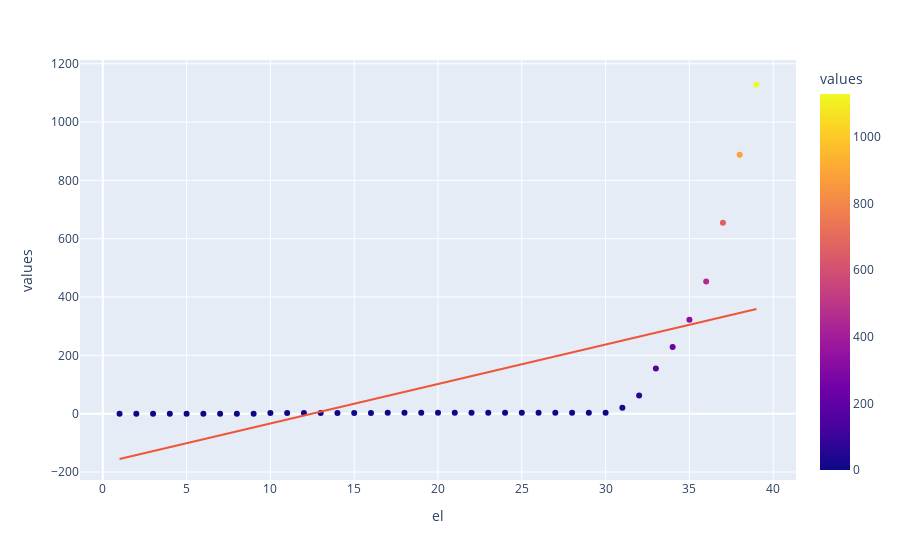

Here is the notebook cell this chart was saved with:
### Code cell
import plotly.express as px
fig = px.scatter(df,x = "el",y="values", trendline="ols", color="values")
fig.show()

### Figure 1 — Plotly figure (JSON) as saved in the notebook; plotly's stock layout.template omitted (floating-point values rounded to 4 significant figures)
{"data": [{"hoverlabel": {"namelength": 0}, "hovertemplate": "el=%{x}<br>values=%{marker.color}", "legendgroup": "", "marker": {"color": [0, 0, 0, 0, 0, 0, 0, 0, 0, 2, 2, 2, 2, 2, 2, 2, 3, 3, 3, 3, 3, 3, 3, 3, 3, 3, 3, 3, 3, 3, 20, 62, 155, 229, 322, 453, 655, 888, 1128], "coloraxis": "coloraxis", "symbol": "circle"}, "mode": "markers", "name": "", "showlegend": false, "type": "scatter", "x": [1, 2, 3, 4, 5, 6, 7, 8, 9, 10, 11, 12, 13, 14, 15, 16, 17, 18, 19, 20, 21, 22, 23, 24, 25, 26, 27, 28, 29, 30, 31, 32, 33, 34, 35, 36, 37, 38, 39], "xaxis": "x", "y": [0, 0, 0, 0, 0, 0, 0, 0, 0, 2, 2, 2, 2, 2, 2, 2, 3, 3, 3, 3, 3, 3, 3, 3, 3, 3, 3, 3, 3, 3, 20, 62, 155, 229, 322, 453, 655, 888, 1128], "yaxis": "y"}, {"hoverlabel": {"namelength": 0}, "hovertemplate": "<b>OLS trendline</b><br>values = 13.535 * el + -168.957<br>R<sup>2</sup>=0.365507<br><br>el=%{x}<br>values=%{y} <b>(trend)</b>", "legendgroup": "", "marker": {"symbol": "circle"}, "mode": "lines", "name": "", "showlegend": false, "type": "scatter", "x": [1, 2, 3, 4, 5, 6, 7, 8, 9, 10, 11, 12, 13, 14, 15, 16, 17, 18, 19, 20, 21, 22, 23, 24, 25, 26, 27, 28, 29, 30, 31, 32, 33, 34, 35, 36, 37, 38, 39], "xaxis": "x", "y": [-155.4, -141.9, -128.4, -114.8, -101.3, -87.75, -74.21, -60.68, -47.14, -33.61, -20.07, -6.537, 6.998, 20.53, 34.07, 47.6, 61.14, 74.67, 88.21, 101.7, 115.3, 128.8, 142.3, 155.9, 169.4, 183.0, 196.5, 210.0, 223.6, 237.1, 250.6, 264.2, 277.7, 291.2, 304.8, 318.3, 331.8, 345.4, 358.9], "yaxis": "y"}], "layout": {"coloraxis": {"colorbar": {"title": {"text": "values"}}, "colorscale": [[0, "#0d0887"], [0.1111, "#46039f"], [0.2222, "#7201a8"], [0.3333, "#9c179e"], [0.4444, "#bd3786"], [0.5556, "#d8576b"], [0.6667, "#ed7953"], [0.7778, "#fb9f3a"], [0.8889, "#fdca26"], [1, "#f0f921"]]}, "legend": {"tracegroupgap": 0}, "margin": {"t": 60}, "xaxis": {"anchor": "y", "domain": [0, 1], "title": {"text": "el"}}, "yaxis": {"anchor": "x", "domain": [0, 1], "title": {"text": "values"}}}}
